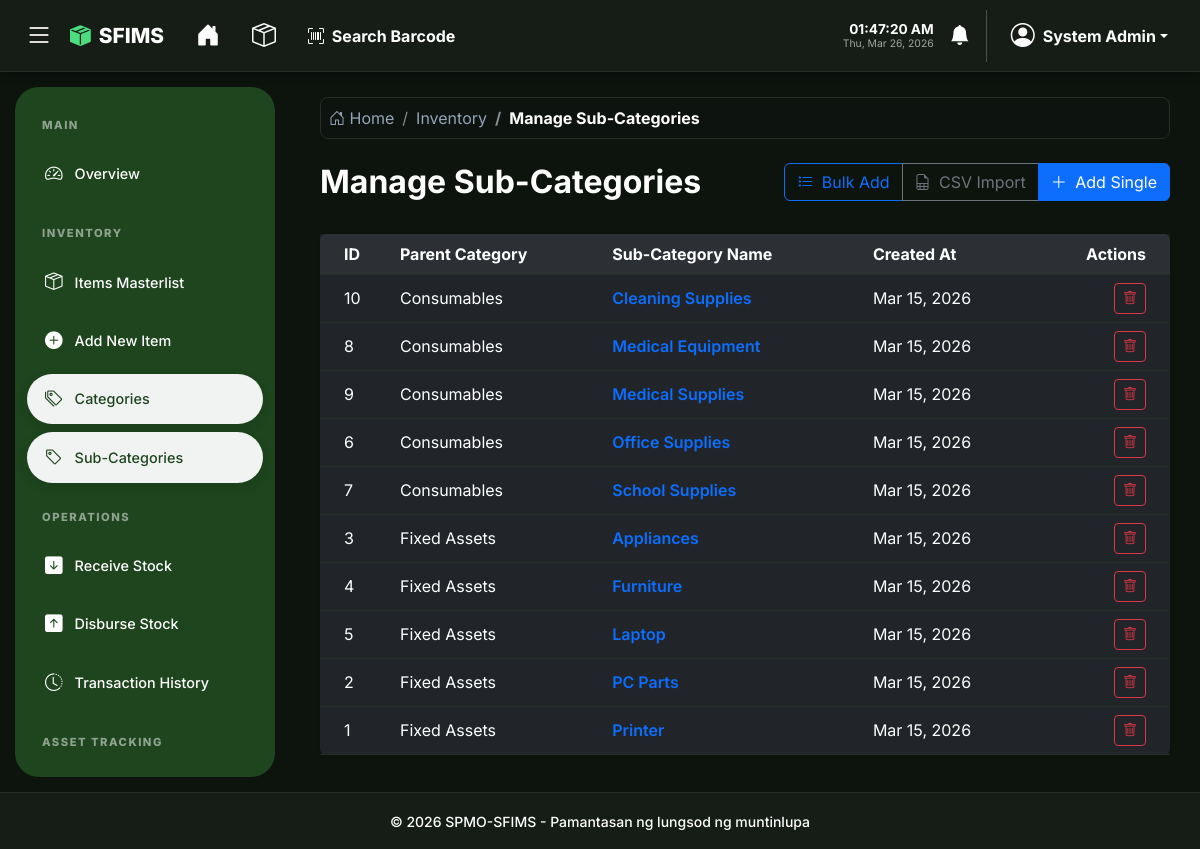
Screenshot of /inventory/sub_categories.php (signed in) with the database file from the repository.
### tables this page shows
CREATE TABLE IF NOT EXISTS sub_categories (
    id INT AUTO_INCREMENT PRIMARY KEY,
    category_id INT NOT NULL,
    name VARCHAR(100) NOT NULL,
    created_at TIMESTAMP DEFAULT CURRENT_TIMESTAMP,
    FOREIGN KEY (category_id) REFERENCES categories(id) ON DELETE CASCADE
);

CREATE TABLE IF NOT EXISTS categories (
    id INT AUTO_INCREMENT PRIMARY KEY,
    name VARCHAR(100) NOT NULL UNIQUE,
    created_at TIMESTAMP DEFAULT CURRENT_TIMESTAMP
);

### config/app.php (called while the page is built, shortened)
<?php
function h($string)
{
    return htmlspecialchars($string, ENT_QUOTES, 'UTF-8');
}

### inventory/sub_categories.php (the view, shortened to what this page needs)
<?php
require_once '../config/app.php';
$db = Database::getInstance();
$sql = "SELECT s.*, c.name as category_name
        FROM sub_categories s
        JOIN categories c ON s.category_id = c.id
        ORDER BY c.name ASC, s.name ASC";
$sub_categories = $db->query($sql)->fetchAll();
require_once '../partials/header.php';
?>
<div class="row mb-4">
    <div class="col-md-6">
        <h2 class="fw-bold">Manage Sub-Categories</h2>
    </div>
    <div class="col-md-6 text-end">
        <div class="btn-group">
            <button type="button" class="btn btn-outline-primary" data-bs-toggle="modal" data-bs-target="#bulkAddSubCategoryModal">
                <i class="bi bi-list-task me-1"></i> Bulk Add
            </button>
            <?php if ($_SESSION['role'] === 'Admin'): ?>
                <a href="../admin/import_master.php?type=sub_categories" class="btn btn-outline-secondary">
                    <i class="bi bi-file-earmark-spreadsheet me-1"></i> CSV Import
                </a>
            <?php endif; ?>
            <button type="button" class="btn btn-primary" data-bs-toggle="modal" data-bs-target="#addSubCategoryModal">
                <i class="bi bi-plus-lg me-1"></i> Add Single
            </button>
        </div>
    </div>
</div>
<div class="card shadow-sm border-0">
    <div class="card-body p-0">
        <div class="table-responsive">
            <table class="table table-hover align-middle mb-0">
                <thead class="bg-light">
                    <tr>
                        <th class="ps-4">ID</th>
                        <th>Parent Category</th>
                        <th>Sub-Category Name</th>
                        <th>Created At</th>
                        <th class="text-end pe-4">Actions</th>
                    </tr>
                </thead>
                <tbody>
                    <?php if ($sub_categories): ?>
                        <?php foreach ($sub_categories as $sc): ?>
                            <tr>
                                <td class="ps-4"><?php echo $sc['id']; ?></td>
                                <td><?php echo h($sc['category_name']); ?></td>
                                <td class="fw-semibold text-primary"><?php echo h($sc['name']); ?></td>
                                <td><?php echo date('M d, Y', strtotime($sc['created_at'])); ?></td>
                                <td class="text-end pe-4">
                                    <form method="POST" action="" class="d-inline">
                                        <button type="submit" class="btn btn-sm btn-outline-danger" onclick="return confirm('Are you sure you want to delete this sub-category?')">
                                            <i class="bi bi-trash"></i>
                                        </button>
                                    </form>
                                </td>
                            </tr>
                        <?php endforeach; ?>
                    <?php endif; ?>
                </tbody>
            </table>
        </div>
    </div>
</div>
<?php require_once '../partials/footer.php'; ?>

### partials/header.php (style rules this page uses)
*, *::before, *::after { transition: background-color 0.3s ease, border-color 0.3s ease, color 0.3s ease, box-shadow 0.3s ease; }
:root { --sfims-bg: #f3f7f4; --sfims-card-bg: #ffffff; --sfims-text: #1e3a1a; --sfims-border: #dce3dc; --sfims-green: #1e451e; --sfims-accent: #2d5a27; --sfims-input-bg: #ffffff; --header-dark: #ffffff; --sidebar-width: 260px; --sidebar-collapsed-width: 84px; --nav-shadow: rgba(0, 0, 0, 0.05); --sidebar-text: rgba(255, 255, 255, 0.85); --dropdown-header-text: #6c757d; }
[data-theme="dark"] { --sfims-bg: #0d140e; --sfims-card-bg: #151d16; --sfims-text: #ffffff; --sfims-border: #242f25; --sfims-green: #1e451e; --sfims-input-bg: #2a332b; --header-dark: #151d16; --nav-shadow: rgba(0, 0, 0, 0.4); --sfims-accent: #ffffff; --sidebar-text: #ffffff; --dropdown-header-text: #cbd5e1; }
body { background-color: var(--sfims-bg) !important; color: var(--sfims-text) !important; font-family: 'Inter', sans-serif; min-height: 100vh; margin: 0; display: flex; flex-direction: column; overflow-x: hidden; }
[data-theme="dark"] .bg-light { background-color: rgba(255, 255, 255, 0.05) !important; color: var(--sfims-text) !important; }
[data-theme="dark"] .text-dark, [data-theme="dark"] .text-black, [data-theme="dark"] h1, [data-theme="dark"] h2, [data-theme="dark"] h3, [data-theme="dark"] h4, [data-theme="dark"] h5, [data-theme="dark"] h6, [data-theme="dark"] .card-title, [data-theme="dark"] .modal-title, [data-theme="dark"] .nav-tabs .nav-link { color: #ffffff !important; }
[data-theme="dark"] ::placeholder { color: #64748b !important; opacity: 1 !important; }
[data-theme="dark"] .table { --bs-table-bg: transparent; --bs-table-color: var(--sfims-text); --bs-table-border-color: var(--sfims-border); color: var(--sfims-text); }
.btn-group, td.text-end, td:last-child { white-space: nowrap; }

### rows the page displays
sub_categories: id "10", category.name "Consumables", name "Cleaning Supplies", created_at "Mar 15, 2026"
sub_categories: id "8", category.name "Consumables", name "Medical Equipment", created_at "Mar 15, 2026"
sub_categories: id "9", category.name "Consumables", name "Medical Supplies", created_at "Mar 15, 2026"
sub_categories: id "6", category.name "Consumables", name "Office Supplies", created_at "Mar 15, 2026"
sub_categories: id "7", category.name "Consumables", name "School Supplies", created_at "Mar 15, 2026"
sub_categories: id "3", category.name "Fixed Assets", name "Appliances", created_at "Mar 15, 2026"
sub_categories: id "4", category.name "Fixed Assets", name "Furniture", created_at "Mar 15, 2026"
sub_categories: id "5", category.name "Fixed Assets", name "Laptop", created_at "Mar 15, 2026"
sub_categories: id "2", category.name "Fixed Assets", name "PC Parts", created_at "Mar 15, 2026"
sub_categories: id "1", category.name "Fixed Assets", name "Printer", created_at "Mar 15, 2026"

### other values shown
$_SESSION['full_name'] "System Admin"
$section "Inventory"
$page_title_display "Manage Sub-Categories"
